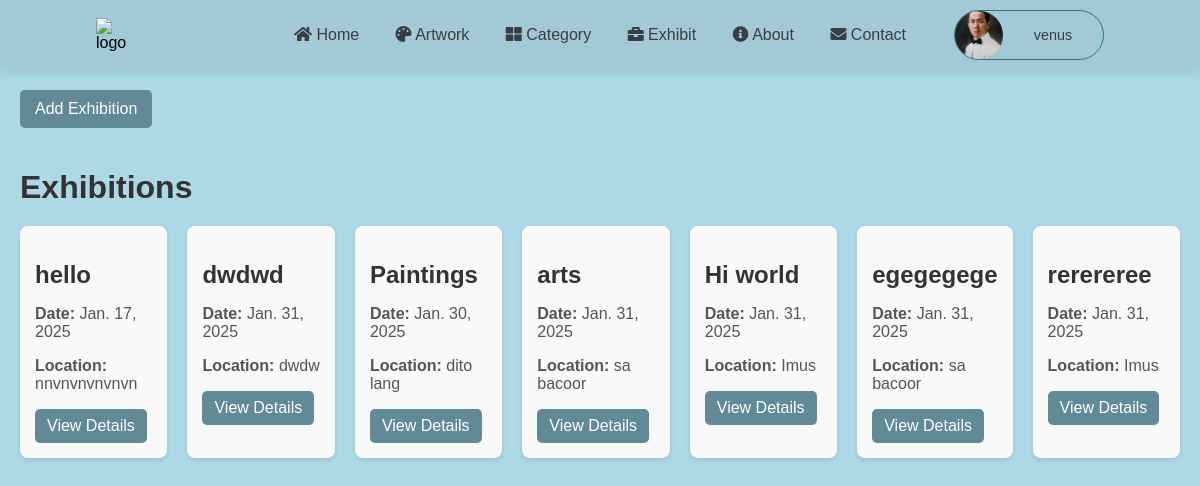
Page /exhibit/ (signed in) on the committed database.
### accounts/models.py (models this page shows)
class CustomUser(AbstractUser):
    age = models.IntegerField(null=True, blank=True)
    phone_number = models.CharField(max_length=20, null=True, blank=True)
    role = models.CharField(max_length=20,
        choices=[
            ('User', 'User'),
            ('Artist', 'Artist'),
        ],
        default='User'
    )
    bio = models.TextField()
    image = models.ImageField(upload_to='artists/', default='profile_image/default.png')

### app/models.py (models this page shows, shortened)
class Exhibition(models.Model):
    title = models.CharField(max_length=30)
    date = models.DateField()
    location = models.CharField(max_length=200)
    artworks = models.ManyToManyField(
        Artwork,
        related_name='exhibitions'
    )
    artist = models.ForeignKey(
        settings.AUTH_USER_MODEL,
        on_delete=models.SET_NULL,
        null=True,
        related_name='created_exhibitions'
    )

### app/views.py (the view)
# urls.py: path('exhibit/', ExhibitionListView.as_view(), name='exhibition_list'),
class ExhibitionListView(ListView):
    model = Exhibition
    template_name = 'exhibition/exhibition_list.html'
    context_object_name = 'exhibitions'

### app/templates/exhibition/exhibition_list.html (shortened to what this page needs)
{% extends 'app/base.html' %}
{% block content %}
<div class="exhibition-list-container">
        {% if user.is_authenticated %}
            {% if user.role == 'Artist' %}
                <a href="{% url 'exhibition_create' %}" class="exhibition-add-btn">Add Exhibition</a>
            {% endif %}
        {% endif %}
    <h1 class="exhibition-list-title">Exhibitions</h1>
    <div class="exhibition-cards-container">
        {% for exhibition in exhibitions %}
        <div class="exhibition-card-item">
            <h2 class="exhibition-card-title">{{ exhibition.title }}</h2>
            <p class="exhibition-card-date"><strong>Date:</strong> {{ exhibition.date }}</p>
            <p class="exhibition-card-location"><strong>Location:</strong> {{ exhibition.location }}</p>
            <a href="{% url 'exhibition_detail' exhibition.pk %}" class="exhibition-card-detail-btn">View Details</a>
        </div>
        {% empty %}
        <p>No exhibitions available at the moment.</p>
        {% endfor %}
    </div>
</div>
{% endblock content %}

### app/templates/app/navbar.html (shortened to what this page needs)
<nav class="navbar">
    <img src="./assets/logo.png" class="navbar-logo" alt="logo" />
    <ul class="navbar-list">
        <li><a href="{% url 'home' %}"><i class="fas fa-home"></i> Home</a></li>
        {% if user.is_authenticated %}
        <li><a href="{% url 'artwork_list' %}"><i class="fas fa-palette"></i> Artwork</a></li>
        <li><a href="{% url 'category_list' %}"><i class="fas fa-th-large"></i> Category</a></li>
        <li><a href="{% url 'exhibition_list' %}"><i class="fas fa-briefcase"></i> Exhibit</a></li>
        {% endif %}
        <li><a href="{% url 'about' %}"><i class="fas fa-info-circle"></i> About</a></li>
        <li><a href="{% url 'contact' %}"><i class="fas fa-envelope"></i> Contact</a></li>
    </ul>
    {% if user.is_authenticated %}
    <div class="profile-dropdown">
        <div onclick="toggle()" class="profile-dropdown-btn">
            <div class="profile-img">
                {% if user.image %}
                <img src="{{ user.image.url }}" alt="{{ user.username }}" class="profile-img-avatar">
                {% else %}
                <i class="fa-solid fa-circle"></i>
                {% endif %}
            </div>
            <span>{{ user.username }} <i class="fa-solid fa-angle-down"></i></span>
        </div>
    </div>
    {% else %}
    <ul class="navbar-list">
        <li><a href="{% url 'login' %}"><i class="fas fa-sign-in-alt"></i> Login</a></li>
        <li><a href="{% url 'signup' %}"><i class="fas fa-user-plus"></i> Sign Up</a></li>
    </ul>
    {% endif %}
</nav>

### static/css/base.css (style rules this page uses)
:root { --primary: #eeeeee; --secondary: #227c70; --green: #82cd47; --secondary-light: rgb(34, 124, 112, 0.2); --secondary-light-2: rgb(127, 183, 126, 0.1); --white: #fff; --black: #393e46; --shadow: 0px 2px 8px 0px var(--secondary-light); }
* { box-sizing: border-box; }
body { font-family: 'Arial', sans-serif; background-color: lightblue; margin: 0; padding: 0; }
.navbar { display: flex; align-items: center; height: 70px; background-color: #a3c9d6; padding: 0 8%; box-shadow: var(--shadow); }
.navbar-logo { cursor: pointer; }
.navbar-list { width: 100%; text-align: right; padding-right: 2rem; }
.navbar-list li { display: inline-block; margin: 0 1rem; }
.navbar-list li a { font-size: 1rem; font-weight: 500; color: var(--black); text-decoration: none; }
.profile-dropdown { position: relative; width: fit-content; }
.profile-dropdown-btn { display: flex; align-items: center; justify-content: space-between; padding-right: 1rem; font-size: 0.9rem; font-weight: 500; width: 150px; border-radius: 50px; color: var(--black); cursor: pointer; border: 1px solid var(--secondary); transition: box-shadow 0.2s ease-in, background-color 0.2s ease-in, border 0.3s; }
.profile-img { position: relative; width: 3rem; height: 3rem; border-radius: 50%; }
.profile-img-avatar { width: 100%; height: 100%; border-radius: 50%; object-fit: cover; }
.profile-dropdown-btn span { margin: 0 0.5rem; margin-right: 0; }
.exhibition-list-container { padding: 20px; font-family: Arial, sans-serif; }
.exhibition-list-title { font-size: 2em; color: #333; margin-bottom: 20px; }
.exhibition-add-btn { display: inline-block; padding: 10px 15px; background-color: rgb(97, 137, 150); color: #fff; text-decoration: none; border-radius: 5px; margin-bottom: 20px; }
.exhibition-cards-container { display: flex; flex-wrap: wrap; gap: 20px; }
.exhibition-card-item { width: 250px; padding: 15px; background-color: #f9f9f9; border-radius: 8px; box-shadow: 0 2px 5px rgba(0, 0, 0, 0.1); flex: 1; box-sizing: border-box; }
.exhibition-card-item h2 { font-size: 1.5em; color: #333; margin-bottom: 10px; }
.exhibition-card-item p { font-size: 1em; color: #555; margin-bottom: 10px; }
.exhibition-card-detail-btn { display: inline-block; padding: 8px 12px; background-color: rgb(97, 137, 150); color: white; text-decoration: none; border-radius: 5px; }

### rows in the picture
CustomUser: image (picture), username "venus"
Exhibition: title "hello", date "Jan. 17, 2025", location "nnvnvnvnvnvn"
Exhibition: title "dwdwd", date "Jan. 31, 2025", location "dwdw"
Exhibition: title "Paintings", date "Jan. 30, 2025", location "dito lang"
Exhibition: title "arts", date "Jan. 31, 2025", location "sa bacoor"
Exhibition: title "Hi world", date "Jan. 31, 2025", location "Imus"
Exhibition: title "egegegege", date "Jan. 31, 2025", location "sa bacoor"
Exhibition: title "rerereree", date "Jan. 31, 2025", location "Imus"
